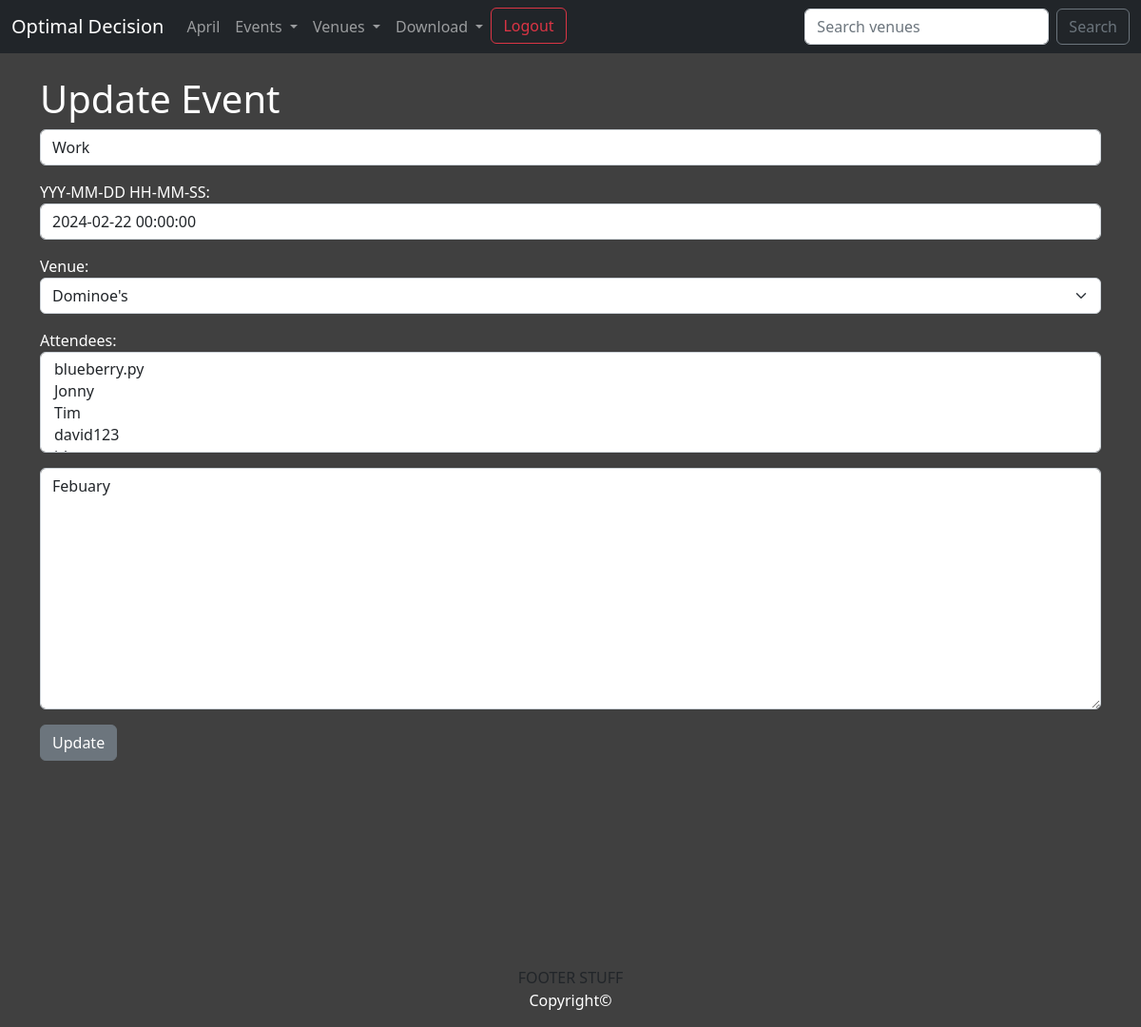
/update_event/24 (signed in), run on an earlier commit of the app's database.
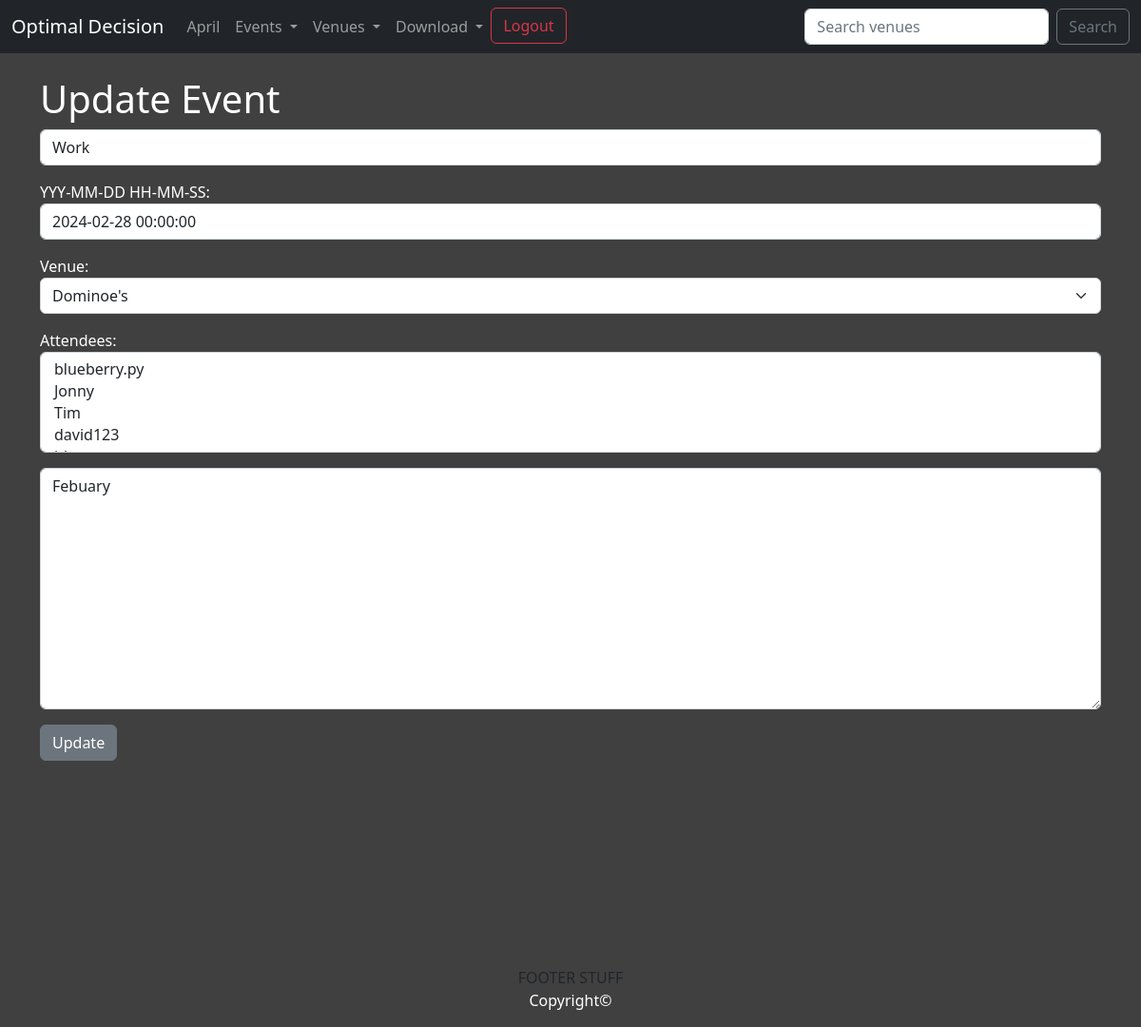
And on a later commit of the database.
### events/models.py (models this page shows, shortened)
class Event(models.Model):
    name = models.CharField('Event Name', max_length=120)
    event_date = models.DateTimeField('Event Date')
    venue = models.ForeignKey(Venue, blank=True, null=True, on_delete=models.CASCADE)
    manager = models.ForeignKey(User, related_name='manager', blank=True, null=True, on_delete=models.SET_NULL)
    description = models.TextField(blank=True)
    attendees = models.ManyToManyField(User, related_name='attendee', blank=True)

class Venue(models.Model):
    name = models.CharField('Event Name', max_length=120)
    address = models.CharField('Address', max_length=300)
    zip_code = models.CharField('Zip Code', max_length=10)
    phone = models.CharField('Contact Phone', blank=True, max_length=25)
    web = models.URLField('Website Address', blank=True)
    email_address = models.EmailField('Email Address', blank=True)
    owner = models.IntegerField('Venue Owner', blank=False, default=1)
    venue_image = models.ImageField(blank=True, null=True, upload_to='images/')
    def __str__(self):
        return self.name

### events/views.py (the view)
# urls.py: path('update_event/<event_id>', views.update_event, name='update_event'),
def update_event(request, event_id):
    event = Event.objects.get(pk=event_id)
    form = EventForm(request.POST or None, instance=event)
    if form.is_valid():
        form.save()
        return redirect('events_list')
    return render(request, 'events/update_event.html', {'event': event, 'form': form, })

### events/forms.py
class EventForm(ModelForm):
    class Meta:
        model = Event
        fields = ('name', 'event_date', 'venue', 'attendees', 'description')
        labels = {
                'name': '',
                'event_date': 'YYY-MM-DD HH-MM-SS',
                'venue': 'Venue',
                'attendees': 'Attendees',
                'description': '',
                }
        widgets = {
                'name': forms.TextInput(attrs={'class':'form-control', 'placeholder': 'Event name'}),
                'event_date': forms.TextInput(attrs={'class':'form-control', 'placeholder': 'Event date'}),
                'venue': forms.Select(attrs={'class':'form-select', 'placeholder': 'Venue'}),
                'attendees': forms.SelectMultiple(attrs={'class':'form-control', 'placeholder': 'Attendees'}),
                'description': forms.Textarea(attrs={'class':'form-control', 'placeholder': 'Description'}),
                }

### events/templates/events/update_event.html (shortened to what this page needs)
{% extends 'events/base.html' %}
{% block content %}
{% if user.is_authenticated %}
    {% if user == event.manager %}
<h1>Update Event</h1>
<form method='POST'>
    {{ form.as_p }}
    <input type='submit' class='btn btn-secondary' value='Update'>
</form>
{% else %}
<h2>Access Denied</h2>
<p>Only the event manager is able to update the event</p>
Current user: {{ user }}
Manager: {{ event.manager }}
{% endif %}
{% else %}
<h1>Sorry! You must be logged in to update events</h1>
{% endif %}
{% endblock content %}

What changed in the data, as far as the page shows it:
changed Event "Dominoe's": event_date "2024-02-22 00:00:00" → "2024-02-28 00:00:00"
